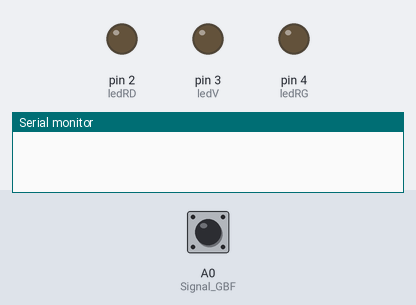
Simulated run of this sketch. Board: Arduino Uno, built with avr-gcc and run on an emulated ATmega328P. On the bench: output pins drawn as LEDs (lit = HIGH), the last lines printed to the serial monitor. The inputs (shaded band) are chosen by the test bench; at power-on: A0 (Signal_GBF) LOW.

Above: at 1.2 s.
1.3 s: A0 (Signal_GBF) pulsed HIGH 2 times (0.12 s each, 0.3 s apart)
At 3.8 s:
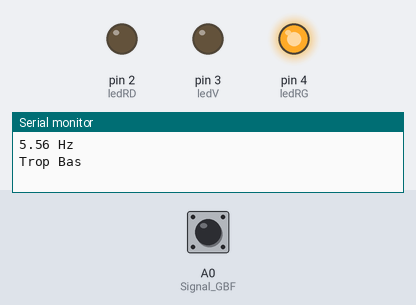
At 9.6 s:
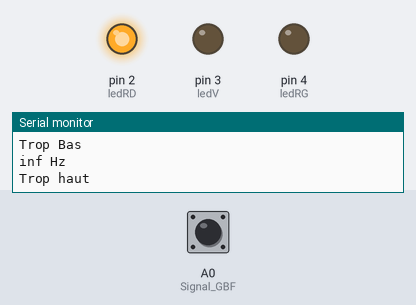
Timing chart, 0 to 16.1 s (numbered marks = the images above; inputs shaded):
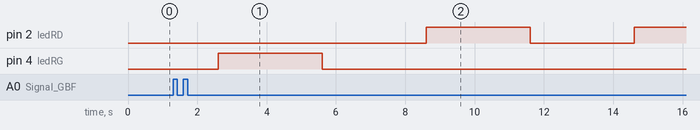

Measured:
- after the input at 1.3 s, pin 4 (ledRG): LOW → HIGH after 1.3 s, → LOW 3.0 s later

The sketch:

test_accordeur_complait.ino
```cpp
float fq = 0;
float f = 0;
float f0 = 329.63;
float f1 = 246.94;
float f2 = 196.00;
float f3 = 146.83;
float f4 = 110.00;
float f5 = 82.41;
int n = 0;
//char p = ""
int ledV = 3;
int ledRD =2;
int ledRG = 4;
int Signal_GBF = A0;

void setup() {

  pinMode(ledV, OUTPUT);
  pinMode(ledRG, OUTPUT);
  pinMode(ledRD, OUTPUT);
  Serial.begin(9600);
  pinMode(Signal_GBF, INPUT);
}

void loop() {
  //pour pouvoir afficher la note accordé sur l'écran plus tard plus definire les frequence de référence
  if (n == 0) {f = f0;}
  if (n == 1) {f = f1;}
  if (n == 2) {f = f2;}
  if (n == 3) {f = f3;}
  if (n == 4) {f = f4;}
  if (n == 5) {f = f5;}

  // Mesure la durée de l'impulsion haute (timeout par défaut de 1s)
  noInterrupts();
  unsigned long etat_haut = pulseIn(Signal_GBF, HIGH);
  interrupts();

  // Mesure la durée de l'impulsion basse (timeout par défaut de 1s)
  noInterrupts();
  unsigned long etat_bas = pulseIn(Signal_GBF, LOW);
  interrupts();
  delay(1000);

  // Calcul de la periode = etat haut + etat bas
  long periode = (etat_bas + etat_haut);
  // Calcul de la frequence = 1 / periode
  fq = (1/ (periode*0.000001));

  Serial.print(fq);
  Serial.println(" Hz");
  Serial.println("");

  //corde arccordé
  if (fq > f - 10 && fq < f + 10){
    digitalWrite(ledV, HIGH);
    n = n + 1;
    Serial.println("OK");
    }

  //détendre la corde
  else if (fq > f + 10){
      digitalWrite(ledRD, HIGH);
      Serial.println("Trop haut");
    }

  //tendre la corde
  else if (fq < f - 10){
      digitalWrite(ledRG, HIGH);
      Serial.println("Trop Bas");
    }
  delay (3000);
  digitalWrite(ledV, LOW);
  digitalWrite(ledRG, LOW);
  digitalWrite(ledRD, LOW);
}
```
